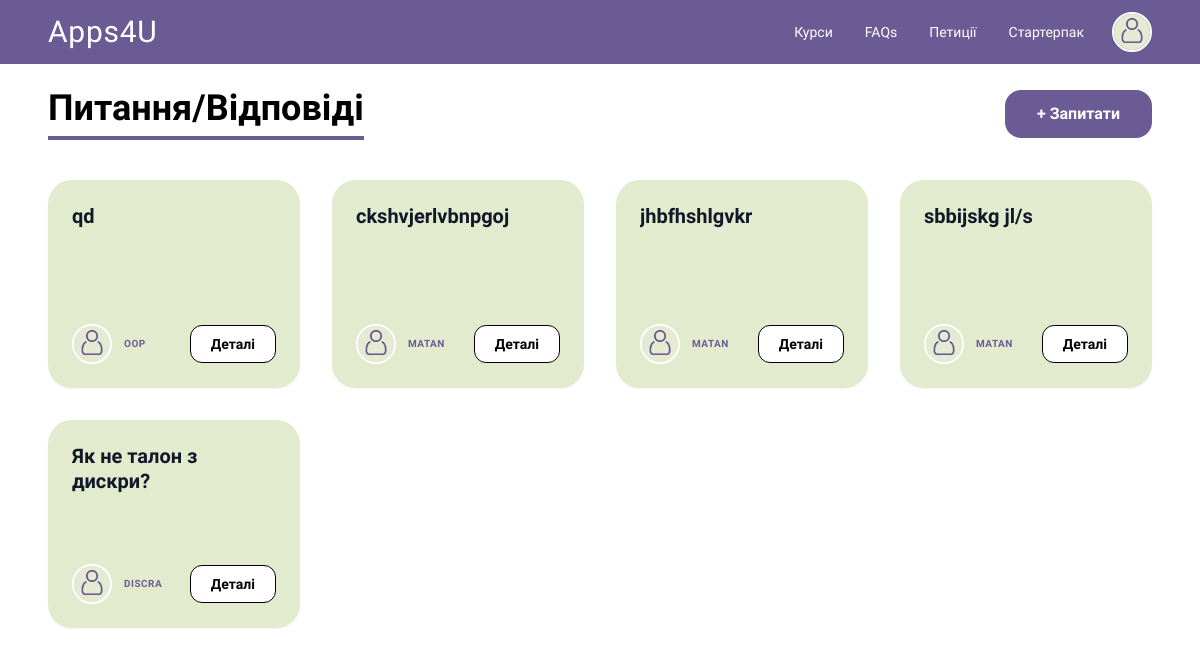
Before: /faqs/ (signed in) with the older database file.
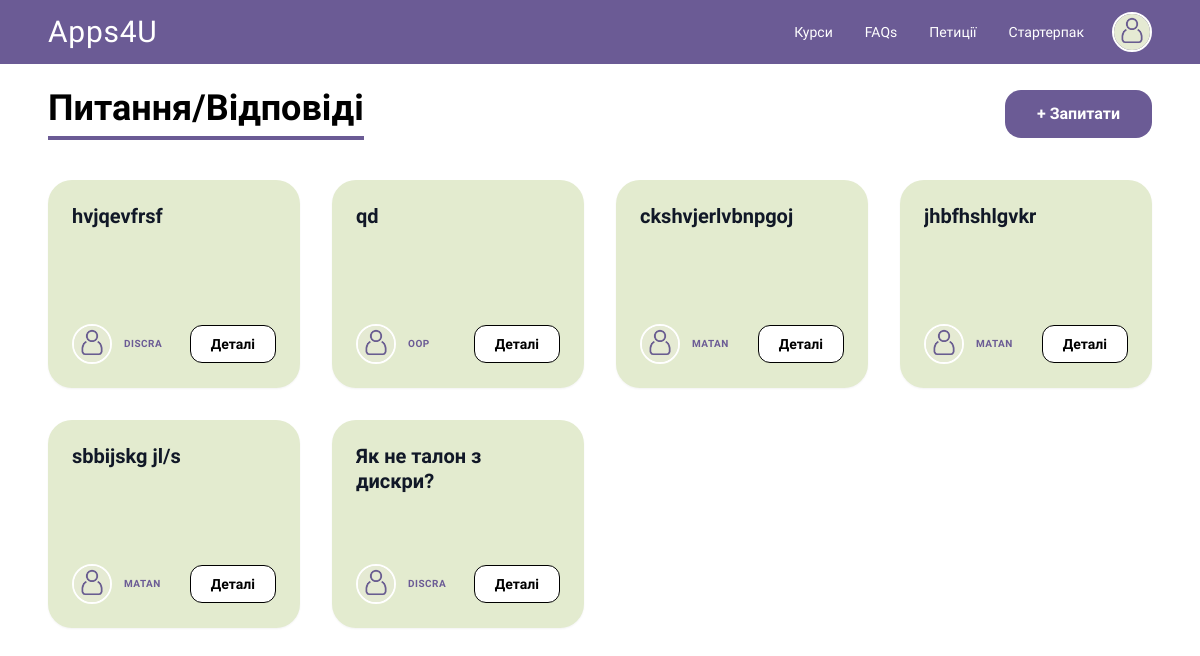
After: the same page with the newer database file.
### faqs/models.py (models this page shows, shortened)
class Question(models.Model):
    user = models.ForeignKey(User, on_delete=models.CASCADE)
    course = models.ForeignKey('courses.Course', on_delete=models.CASCADE, related_name='user_questions', default=1)
    title = models.CharField(max_length=50)
    content = models.TextField()
    created_at = models.DateTimeField(auto_now_add=True)

### users/models.py (models this page shows, shortened)
class Profile(models.Model):
    YEAR_CHOICES = [
        (1, 'перший курс'),
        (2, 'другий курс'),
        (3, 'третій курс'),
        (4, 'четвертий курс'),
    ]
    MAJOR_CHOICES = [
        ('CS', "Комп'ютерні Науки"),
        ('RO', 'Робототехніка'),
        ('DA', 'ІТ та Аналітика Рішень'),
    ]
    user = models.OneToOneField(User, on_delete=models.CASCADE)
    about = models.TextField(max_length=500,blank=True)
    icon = models.ImageField(upload_to='profile_pics/', default='profile_pics/default.jpg')
    major = models.CharField(
        max_length=2,
        choices=MAJOR_CHOICES,
        default='NONE'
    )
    year_of_study = models.IntegerField(
        choices=YEAR_CHOICES,
        default=0,
        verbose_name="Current Course Year"
    )

### courses/models.py (models this page shows, shortened)
class Course(models.Model):
    title = models.CharField(max_length=200)
    slug = models.SlugField(unique=True, blank=True)
    course_id = models.CharField(max_length=10, unique=True)
    description = models.TextField(blank=True)
    photo = models.ImageField(upload_to='courses_pics/', default='courses_pics/default.jpg')

### faqs/views.py (the view)
# urls.py: path('', views.faq_list, name='faq_list'),
@login_required
def faq_list(request):
    questions = Question.objects.all().order_by('-created_at')
    courses = Course.objects.all()
    return render(request, 'faq_list.html', {
        'questions': questions,
        'courses': courses
    })

### faqs/templates/faq_list.html (shortened to what this page needs)
{% extends 'base.html' %}
{% block content %}
<div class="max-w-7xl mx-auto px-6 md:px-12 mt-10 pt-12">
    <div class="flex justify-between items-center mb-10">
        <h2 class="text-4xl font-extrabold text-black inline-block border-b-4 border-[#6B5B95] pb-2">
            Питання/Відповіді
        </h2>
        <button onclick="toggleModal()" class="bg-[#6B5B95] text-white px-8 py-3 rounded-2xl font-bold hover:bg-[#5a4a84] transition">
            + Запитати
        </button>
    </div>
    <div class="grid grid-cols-1 md:grid-cols-2 lg:grid-cols-4 gap-8 mb-10">
        {% for question in questions %}
        <div class="bg-[#E3EBCF] p-6 rounded-3xl shadow-sm flex flex-col justify-between h-52">
            <div>
                <div class="flex justify-between items-start">
                    <h5 class="text-xl font-bold text-gray-900 line-clamp-2 leading-tight break-words">
                        {{ question.title }}
                    </h5>
                </div>
            </div>
            <div class="flex items-center justify-between gap-4 mt-auto">
                <div class="flex items-center gap-3 min-w-0">
                    <img class="w-10 h-10 rounded-full border-2 border-white object-cover flex-shrink-0"
                        src="{{ question.user.profile.icon.url }}"
                        alt="User">
                    <div class="flex flex-col min-w-0 leading-tight">
                        <span class="text-[#6B5B95] font-bold text-[10px] uppercase tracking-wider truncate">
                            {{ question.course.title }}
                        </span>
                    </div>
                </div>
                <a href="{% url 'faq_detail' question.id %}"
                    class="flex-shrink-0 bg-white border border-black px-5 py-2 rounded-xl text-sm font-bold hover:bg-black hover:text-white transition-all cursor-pointer">
                        Деталі
                </a>
            </div>
        </div>
    {% endfor %}
</div>
{% endblock %}

Changed rows visible on the page:
added Question: title "hvjqevfrsf", user.profile.icon (placeholder picture), course "DISCRA"
